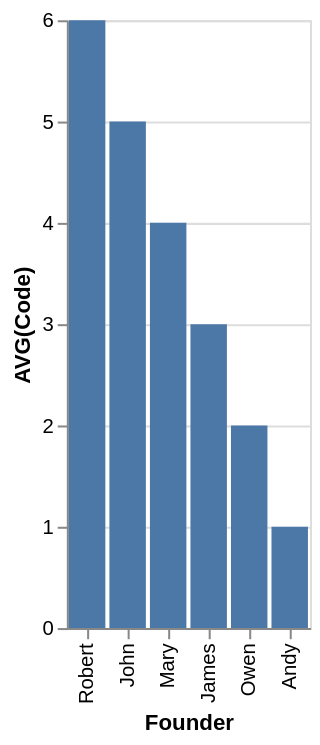

Write the Vega-Lite specification saved for this chart.
### Vega-Lite specification from a JSON file in a GitHub repository (floating-point values rounded to 4 significant figures)
{"data": {"values": [{"x_data": "Robert", "y_data": 6}, {"x_data": "John", "y_data": 5}, {"x_data": "Mary", "y_data": 4}, {"x_data": "James", "y_data": 3}, {"x_data": "Owen", "y_data": 2}, {"x_data": "Andy", "y_data": 1}]}, "mark": "bar", "encoding": {"x": {"field": "x_data", "type": "nominal", "title": "Founder", "sort": {"op": "sum", "field": "y_data", "order": "descending"}}, "y": {"field": "y_data", "type": "quantitative", "title": "AVG(Code)"}}}
